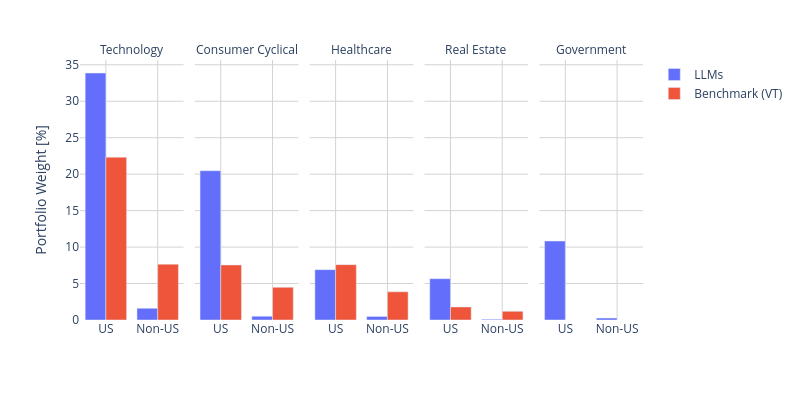

Here is the notebook cell this chart was saved with:
### Code cell
import plotly_express as px
import kaleido

selected_sectors = ['Technology', 'Consumer Cyclical', 'Healthcare', 'Real Estate', 'Government']
replacements = {'Benchmark': 'Benchmark (VT)'}
combined['type'] = combined['type'].replace(replacements)
replacements = {'Government Activity': 'Government'}
combined['sector'] = combined['sector'].replace(replacements)
combined_grouped = combined.groupby(['sector', 'country', 'type'])['weight'].mean().reset_index()

filtered_df = combined_grouped[combined_grouped['sector'].isin(selected_sectors)]
filtered_df = filtered_df.copy()
filtered_df['weight'] = filtered_df['weight'] * 100


fig = px.bar(filtered_df, x="country", y="weight", facet_col="sector", barmode='group', color="type", color_continuous_scale='Greys', 
             category_orders={'sector': selected_sectors,
                             'type':['LLMs', 'Benchmark (VT)']}
            )
fig.update_layout(
    xaxis={'categoryorder':'array', 'categoryarray':['US','Non-US']}, 
    legend_title='', 
    yaxis_title='Portfolio Weight [%]')
fig.update_layout(
    plot_bgcolor='rgba(0,0,0,0)',
    paper_bgcolor='rgba(0,0,0,0)',
)
fig.update_xaxes(showgrid=True, gridwidth=1, gridcolor='LightGrey')
fig.update_yaxes(showgrid=True, gridwidth=1, gridcolor='LightGrey')
fig.for_each_annotation(lambda a: a.update(text = a.text.replace("sector=", "")))
fig.update_layout()
fig.update_xaxes(tickangle=0, title=None)
fig.update_layout(autosize=False, width=800, height=400)

fig.write_image('./figures/concentration.png')

fig.show()

### Figure 1 — Plotly figure (JSON) as saved in the notebook; plotly's stock layout.template omitted (floating-point values rounded to 4 significant figures)
{"data": [{"alignmentgroup": "True", "hovertemplate": "type=LLMs<br>sector=Technology<br>country=%{x}<br>weight=%{y}<extra></extra>", "legendgroup": "LLMs", "marker": {"color": "#636efa", "pattern": {"shape": ""}}, "name": "LLMs", "offsetgroup": "LLMs", "orientation": "v", "showlegend": true, "textposition": "auto", "type": "bar", "x": ["Non-US", "US"], "xaxis": "x", "y": [1.6, 33.87], "yaxis": "y"}, {"alignmentgroup": "True", "hovertemplate": "type=LLMs<br>sector=Consumer Cyclical<br>country=%{x}<br>weight=%{y}<extra></extra>", "legendgroup": "LLMs", "marker": {"color": "#636efa", "pattern": {"shape": ""}}, "name": "LLMs", "offsetgroup": "LLMs", "orientation": "v", "showlegend": false, "textposition": "auto", "type": "bar", "x": ["Non-US", "US"], "xaxis": "x2", "y": [0.5136, 20.47], "yaxis": "y2"}, {"alignmentgroup": "True", "hovertemplate": "type=LLMs<br>sector=Healthcare<br>country=%{x}<br>weight=%{y}<extra></extra>", "legendgroup": "LLMs", "marker": {"color": "#636efa", "pattern": {"shape": ""}}, "name": "LLMs", "offsetgroup": "LLMs", "orientation": "v", "showlegend": false, "textposition": "auto", "type": "bar", "x": ["Non-US", "US"], "xaxis": "x3", "y": [0.4932, 6.907], "yaxis": "y3"}, {"alignmentgroup": "True", "hovertemplate": "type=LLMs<br>sector=Real Estate<br>country=%{x}<br>weight=%{y}<extra></extra>", "legendgroup": "LLMs", "marker": {"color": "#636efa", "pattern": {"shape": ""}}, "name": "LLMs", "offsetgroup": "LLMs", "orientation": "v", "showlegend": false, "textposition": "auto", "type": "bar", "x": ["Non-US", "US"], "xaxis": "x4", "y": [0.08615, 5.666], "yaxis": "y4"}, {"alignmentgroup": "True", "hovertemplate": "type=LLMs<br>sector=Government<br>country=%{x}<br>weight=%{y}<extra></extra>", "legendgroup": "LLMs", "marker": {"color": "#636efa", "pattern": {"shape": ""}}, "name": "LLMs", "offsetgroup": "LLMs", "orientation": "v", "showlegend": false, "textposition": "auto", "type": "bar", "x": ["Non-US", "US"], "xaxis": "x5", "y": [0.2584, 10.83], "yaxis": "y5"}, {"alignmentgroup": "True", "hovertemplate": "type=Benchmark (VT)<br>sector=Technology<br>country=%{x}<br>weight=%{y}<extra></extra>", "legendgroup": "Benchmark (VT)", "marker": {"color": "#EF553B", "pattern": {"shape": ""}}, "name": "Benchmark (VT)", "offsetgroup": "Benchmark (VT)", "orientation": "v", "showlegend": true, "textposition": "auto", "type": "bar", "x": ["Non-US", "US"], "xaxis": "x", "y": [7.65, 22.33], "yaxis": "y"}, {"alignmentgroup": "True", "hovertemplate": "type=Benchmark (VT)<br>sector=Consumer Cyclical<br>country=%{x}<br>weight=%{y}<extra></extra>", "legendgroup": "Benchmark (VT)", "marker": {"color": "#EF553B", "pattern": {"shape": ""}}, "name": "Benchmark (VT)", "offsetgroup": "Benchmark (VT)", "orientation": "v", "showlegend": false, "textposition": "auto", "type": "bar", "x": ["Non-US", "US"], "xaxis": "x2", "y": [4.48, 7.549], "yaxis": "y2"}, {"alignmentgroup": "True", "hovertemplate": "type=Benchmark (VT)<br>sector=Healthcare<br>country=%{x}<br>weight=%{y}<extra></extra>", "legendgroup": "Benchmark (VT)", "marker": {"color": "#EF553B", "pattern": {"shape": ""}}, "name": "Benchmark (VT)", "offsetgroup": "Benchmark (VT)", "orientation": "v", "showlegend": false, "textposition": "auto", "type": "bar", "x": ["Non-US", "US"], "xaxis": "x3", "y": [3.865, 7.591], "yaxis": "y3"}, {"alignmentgroup": "True", "hovertemplate": "type=Benchmark (VT)<br>sector=Real Estate<br>country=%{x}<br>weight=%{y}<extra></extra>", "legendgroup": "Benchmark (VT)", "marker": {"color": "#EF553B", "pattern": {"shape": ""}}, "name": "Benchmark (VT)", "offsetgroup": "Benchmark (VT)", "orientation": "v", "showlegend": false, "textposition": "auto", "type": "bar", "x": ["Non-US", "US"], "xaxis": "x4", "y": [1.187, 1.792], "yaxis": "y4"}], "layout": {"annotations": [{"font": {}, "showarrow": false, "text": "Technology", "x": 0.092, "xanchor": "center", "xref": "paper", "y": 1, "yanchor": "bottom", "yref": "paper"}, {"font": {}, "showarrow": false, "text": "Consumer Cyclical", "x": 0.296, "xanchor": "center", "xref": "paper", "y": 1, "yanchor": "bottom", "yref": "paper"}, {"font": {}, "showarrow": false, "text": "Healthcare", "x": 0.5, "xanchor": "center", "xref": "paper", "y": 1, "yanchor": "bottom", "yref": "paper"}, {"font": {}, "showarrow": false, "text": "Real Estate", "x": 0.704, "xanchor": "center", "xref": "paper", "y": 1, "yanchor": "bottom", "yref": "paper"}, {"font": {}, "showarrow": false, "text": "Government", "x": 0.908, "xanchor": "center", "xref": "paper", "y": 1, "yanchor": "bottom", "yref": "paper"}], "autosize": false, "barmode": "group", "height": 400, "legend": {"title": {"text": ""}, "tracegroupgap": 0}, "margin": {"t": 60}, "paper_bgcolor": "rgba(0, 0, 0, 0)", "plot_bgcolor": "rgba(0, 0, 0, 0)", "width": 800, "xaxis": {"anchor": "y", "autorange": true, "categoryarray": ["US", "Non-US"], "categoryorder": "array", "domain": [0, 0.184], "gridcolor": "LightGrey", "gridwidth": 1, "range": [-0.5, 1.5], "showgrid": true, "tickangle": 0, "title": {}, "type": "category"}, "xaxis2": {"anchor": "y2", "autorange": true, "domain": [0.204, 0.388], "gridcolor": "LightGrey", "gridwidth": 1, "matches": "x", "range": [-0.5, 1.5], "showgrid": true, "tickangle": 0, "title": {}, "type": "category"}, "xaxis3": {"anchor": "y3", "autorange": true, "domain": [0.408, 0.592], "gridcolor": "LightGrey", "gridwidth": 1, "matches": "x", "range": [-0.5, 1.5], "showgrid": true, "tickangle": 0, "title": {}, "type": "category"}, "xaxis4": {"anchor": "y4", "autorange": true, "domain": [0.612, 0.796], "gridcolor": "LightGrey", "gridwidth": 1, "matches": "x", "range": [-0.5, 1.5], "showgrid": true, "tickangle": 0, "title": {}, "type": "category"}, "xaxis5": {"anchor": "y5", "autorange": true, "domain": [0.816, 1], "gridcolor": "LightGrey", "gridwidth": 1, "matches": "x", "range": [-0.5, 1.5], "showgrid": true, "tickangle": 0, "title": {}, "type": "category"}, "yaxis": {"anchor": "x", "autorange": true, "domain": [0, 1], "gridcolor": "LightGrey", "gridwidth": 1, "range": [0, 35.66], "showgrid": true, "title": {"text": "Portfolio Weight [%]"}, "type": "linear"}, "yaxis2": {"anchor": "x2", "autorange": true, "domain": [0, 1], "gridcolor": "LightGrey", "gridwidth": 1, "matches": "y", "range": [0, 35.66], "showgrid": true, "showticklabels": false, "type": "linear"}, "yaxis3": {"anchor": "x3", "autorange": true, "domain": [0, 1], "gridcolor": "LightGrey", "gridwidth": 1, "matches": "y", "range": [0, 35.66], "showgrid": true, "showticklabels": false, "type": "linear"}, "yaxis4": {"anchor": "x4", "autorange": true, "domain": [0, 1], "gridcolor": "LightGrey", "gridwidth": 1, "matches": "y", "range": [0, 35.66], "showgrid": true, "showticklabels": false, "type": "linear"}, "yaxis5": {"anchor": "x5", "autorange": true, "domain": [0, 1], "gridcolor": "LightGrey", "gridwidth": 1, "matches": "y", "range": [0, 35.66], "showgrid": true, "showticklabels": false, "type": "linear"}}}
